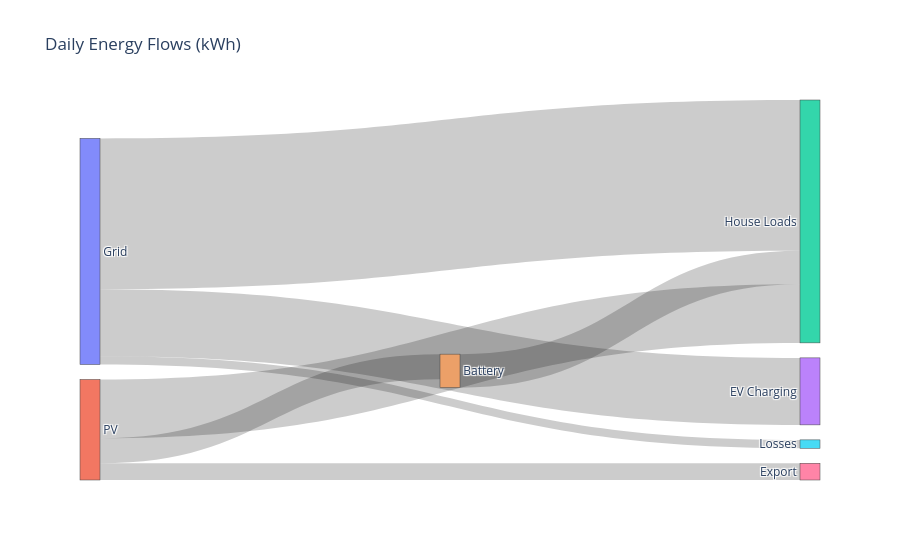

Notebook code for this chart:
### Markdown cell above
# 🔀 Sankey Diagram (Energy Flows)

Sankey diagrams show **flows between stages** with widths proportional to the **magnitude** (e.g., kWh). Great for visualizing **where energy comes from and where it goes**.

---

## Option A — Interactive (Plotly)

### Code cell
import plotly.graph_objects as go

# Nodes (unique list of stages)
labels = [
    "Grid", "PV",
    "House Loads", "EV Charging", "Battery", "Losses", "Export"
]

# Helper to refer to node indices
idx = {name: i for i, name in enumerate(labels)}

# Links: sources -> targets with values (kWh for a sample day)
sources = [
    idx["Grid"], idx["Grid"], idx["Grid"],     # Grid to House/EV/Losses
    idx["PV"],   idx["PV"],   idx["PV"],       # PV to House/Battery/Export
    idx["Battery"]                               # Battery to House (discharge)
]
targets = [
    idx["House Loads"], idx["EV Charging"], idx["Losses"],
    idx["House Loads"], idx["Battery"],     idx["Export"],
    idx["House Loads"]
]
values = [18, 8, 1,   7, 3, 2,   4]  # sums per your data

fig = go.Figure(data=[go.Sankey(
    arrangement="snap",  # keeps node positions reasonable without overlap
    node=dict(
        pad=15, thickness=20,
        label=labels
        # You can add 'color' list here for custom colors
    ),
    link=dict(
        source=sources,
        target=targets,
        value=values
        # You can add 'color' list here to color the links
    )
)])
fig.update_layout(title_text="Daily Energy Flows (kWh)", font_size=12)
fig.show()

### Figure 1 — Plotly figure (JSON) as saved in the notebook; plotly's stock layout.template omitted (floating-point values rounded to 4 significant figures)
{"data": [{"arrangement": "snap", "link": {"source": [0, 0, 0, 1, 1, 1, 4], "target": [2, 3, 5, 2, 4, 6, 2], "value": [18, 8, 1, 7, 3, 2, 4]}, "node": {"label": ["Grid", "PV", "House Loads", "EV Charging", "Battery", "Losses", "Export"], "pad": 15, "thickness": 20}, "type": "sankey"}], "layout": {"autosize": true, "font": {"size": 12}, "title": {"text": "Daily Energy Flows (kWh)"}}}
